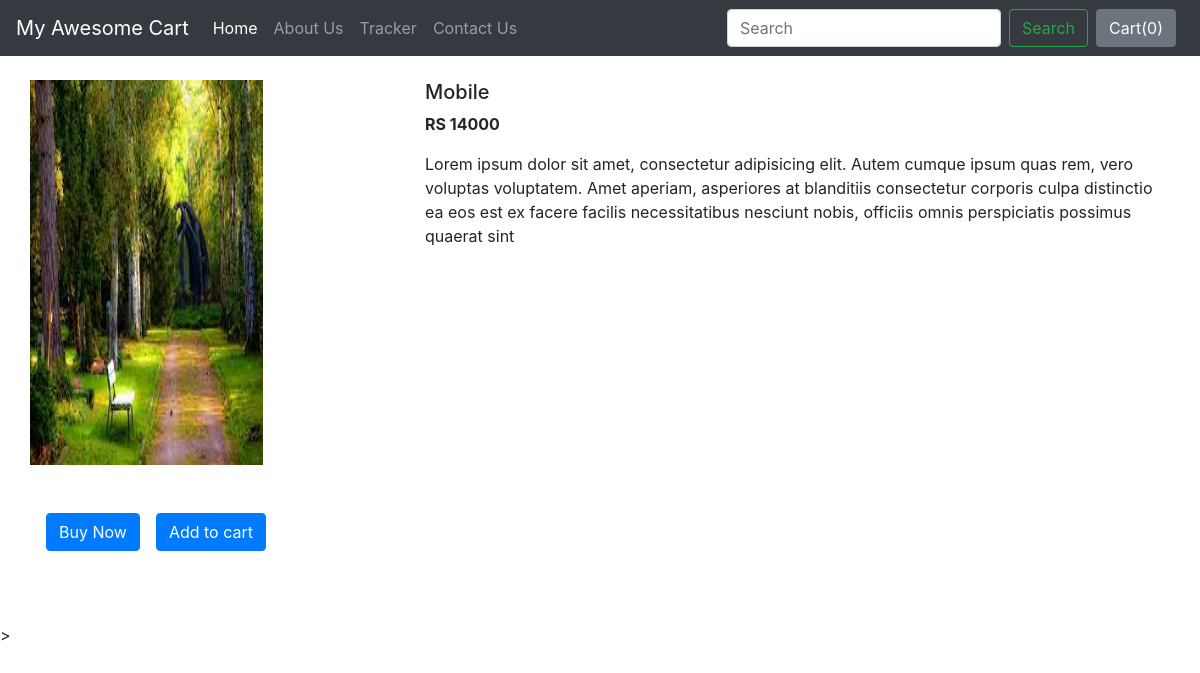
Screenshot of /billpay/products/2 with the database file from the repository.
### billpay/models.py (models this page shows)
class Product(models.Model):
    product_id = models.AutoField
    product_name = models.CharField(max_length=50)
    category = models.CharField(max_length=50,default="")
    subcategory = models.CharField(max_length=50,default="")
    price = models.IntegerField(default="10000")
    desc = models.CharField(max_length=300)
    pub_date   = models.DateField()
    image = models.ImageField(upload_to="billpay/images",default="")
    def __str__(self):
        return self.product_name

### billpay/views.py (the view)
# urls.py: path('products/<int:myid>', views.prodview, name = "productview"),
def prodview(request, myid):
    product = Product.objects.filter(id=myid)
    print("this is id product",product)
    return render(request,'billpay/prodview.html',{'product':product[0]})

### billpay/templates/billpay/prodview.html (shortened to what this page needs)
{% extends 'billpay/basic.html' %}
{%block body%}
<div class="container my-4">
    <div class="row">
    <div class="col-md-4">
    <div class="row">
        <img src="/media/{{product.image}}" width="233px" height="385px" alt="">
    </div>
        <div class="row">
        <button class=" btn btn-primary my-5 mx-3">Buy Now</button>
        <button class=" btn btn-primary my-5 ">Add to cart</button>
            </div>
        </div>
    <div class="col-md-8">
        <h5>{{product.product_name}}</h5>
        <p><b>RS {{product.price}}</b></p>
        <p>{{product.desc}}</p>
    </div>
        </div>
</div>
{%endblock%}

### rows the page displays
Product: image (picture), product_name "Mobile", price "14000", desc "Lorem ipsum dolor sit amet, consectetur adipisicing elit. Autem cumque ipsum quas rem, vero voluptas voluptatem. Amet aperiam, asperiores at blanditiis consectetur corporis culpa distinctio ea eos est ex facere facilis necessitatibus nesciunt nobis, officiis omnis perspiciatis possimus quaerat sint"
